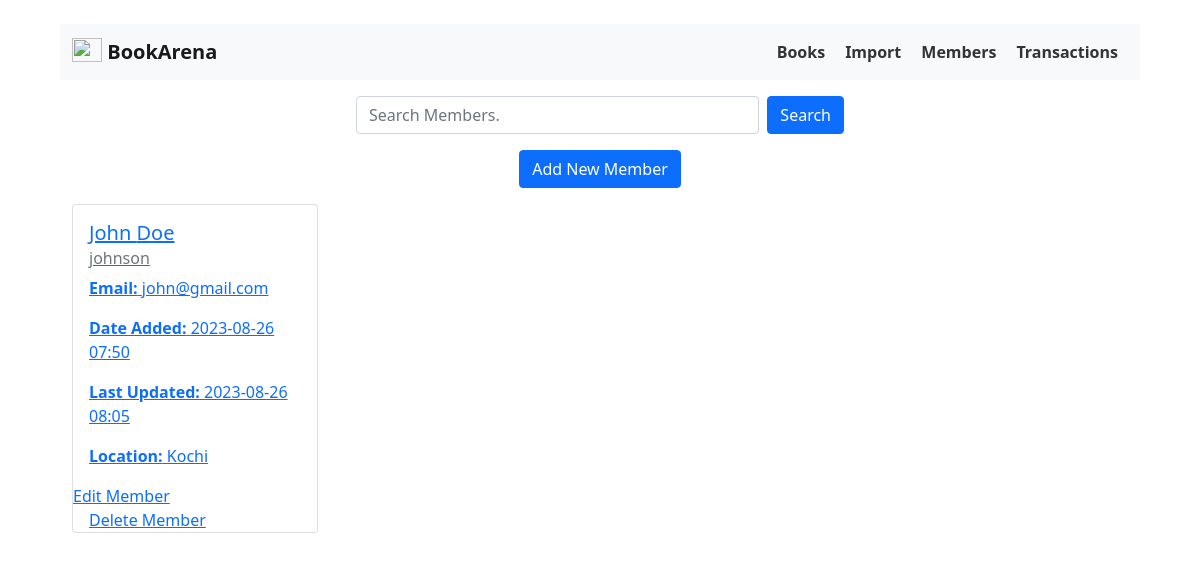
The app's page /members, older data.
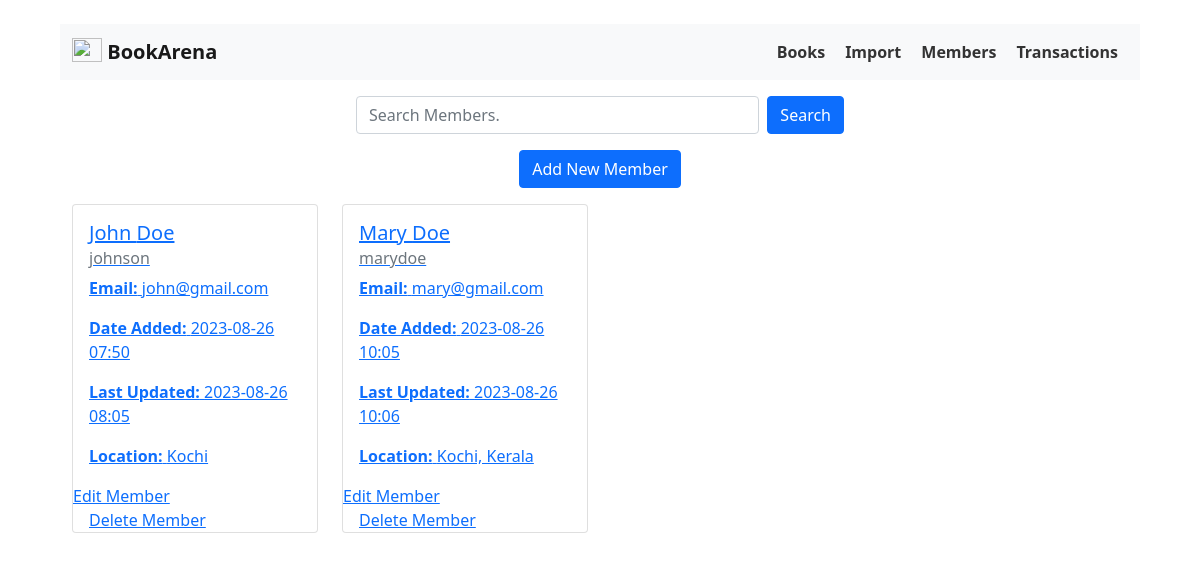
The same page, newer data.
### app/model/Member.py (models this page shows)
class Member(db.Model):
    __tablename__ = "members"
    id = db.Column(db.Integer, primary_key=True)
    username = db.Column(db.String, unique=True, nullable=False)
    first_name = db.Column(db.String(30), nullable=False)
    last_name = db.Column(db.String(30), nullable=False)
    email = db.Column(db.String)
    location = db.Column(db.String)
    date_added = db.Column(db.DateTime, default=datetime.utcnow())
    date_updated = db.Column(db.DateTime, default=datetime.utcnow())
    transactions = relationship("Transaction", back_populates="member")

### app/routes/member_routes.py (the view)
@app.route("/members")
def members():
    members = Member.query.order_by(Member.date_added).all()
    print(members)
    return render_template("members/list.html", members=members)

### app/templates/members/list.html
{% extends 'base.html' %} {% block body %}
<div class="container">
    {% if members | length < 1 %} <div class="mt-5">
        <p>No Members have yet been added to the database.</p>
        <p>Click <a href="/members/add">here</a> to add a new member.</p>
</div>
{% else %}
<div class="row justify-content-center m-3">
    <div class="col-12 col-md-6">
        <form action="/members/search/" method="post" class="d-flex">
            <input type="text" name="query" class="form-control me-2" placeholder="Search Members." />
            <button type="submit" class="btn btn-primary">Search</button>
        </form>
    </div>
</div>
<div class="m-3 text-center">
    <a href="/members/add" class="btn btn-primary">Add New Member</a>
</div>
<div class="row">
    {% for member in members %}
    <div class="col-lg-3 col-md-4 col-sm-6 mb-4">
        <div class="card">
            <a href="/members/{{member.id}}" class="card-body">
                <h5 class="card-title">{{member.first_name}} {{member.last_name}}</h5>
                <h6 class="card-subtitle mb-2 text-muted">{{member.username}}</h6>
                <p class="card-text"><b>Email:</b> {{member.email}}</p>
                <p class="card-text">
                    <b>Date Added:</b> {{ member.date_added.strftime('%Y-%m-%d
                    %H:%M') }}
                </p>
                <p class="card-text">
                    <b>Last Updated:</b> {{ member.date_updated.strftime('%Y-%m-%d
                    %H:%M') }}
                </p>
                <p class="card-text"><b>Location:</b> {{member.location}}</p>
                <a href="/members/edit/{{member.id}}" class="card-link">Edit Member</a>
                <a href="/members/delete/{{member.id}}" class="card-link">Delete Member</a>
            </a>
        </div>
    </div>
    {% endfor %}
</div>
{% endif %}
</div>
{% endblock %}

### app/templates/base.html (shortened to what this page needs)
<!DOCTYPE html>
<html lang="en">
<head>
  <link rel="stylesheet" href="{{ url_for('static', filename='css/bootstrap.min.css') }}">
  <link rel="stylesheet" href="{{ url_for('static', filename='css/main.css') }}">
</head>
<body>
  <nav class="navbar navbar-light bg-light">
    <div class="container-fluid">
      <a class="navbar-brand" href="/">
        <img src="{{ url_for('static', filename='images/magicBook.jpg') }}" alt="" width="30" height="24"
          class="d-inline-block align-text-top">
        BookArena
      </a>
      <ul>
        <li>
          <a href="/books">Books</a>
        </li>
        <li>
          <a href="/import">Import</a>
        </li>
        <li>
          <a href="/members">Members</a>
        </li>
        <li>
          <a href="/transactions">Transactions</a>
        </li>
      </ul>
    </div>
  </nav>
  {% block body %} {% endblock %}
</body>
</html>

### app/static/css/main.css (style rules this page uses)
* { margin: 0; padding: 0; }
body { padding: 2% 5%; }
nav ul { list-style: none; margin: 0; padding: 0; display: flex; justify-content: center; }
nav li { margin: 0 10px; }
nav a { text-decoration: none; color: #333; font-weight: bold; font-size: 16px; }

Row changes from the older to the newer data that the page shows:
added Member: first_name "Mary", last_name "Doe", username "marydoe", email "mary@gmail.com", date_added "2023-08-26 10:05", date_updated "2023-08-26 10:06", location "Kochi, Kerala"
